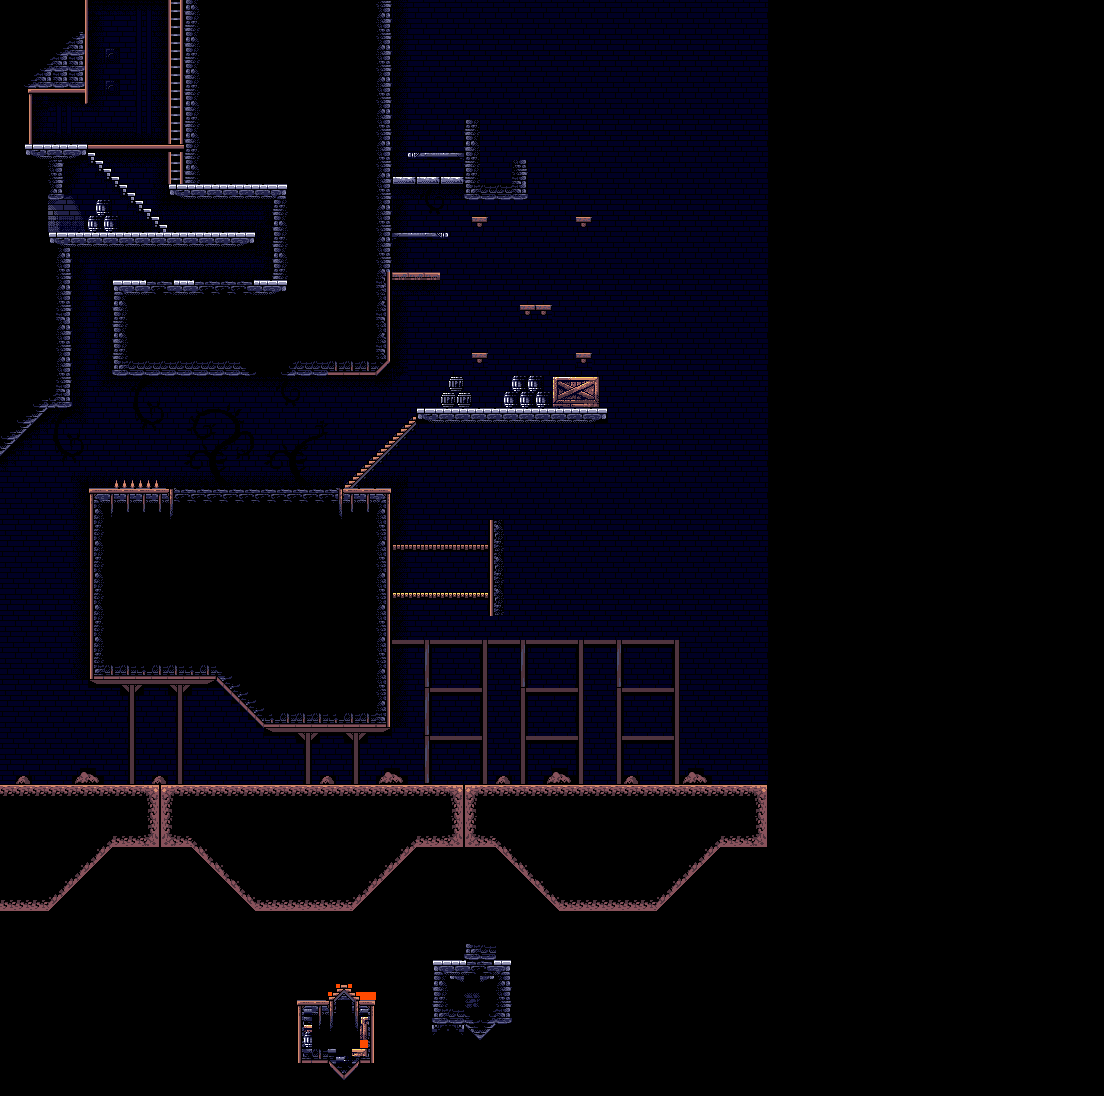

A 2D game scene composited from a Tiled map and its tileset images. What follows is a short description and the map's XML, with each tile layer's data collapsed to a summary:
An orthogonal 138x137 tile map with 8x8 px tiles, 4 tile layers (black backdrop, background, background ornaments, foreground).

<map version="1.10" tiledversion="1.11.0" orientation="orthogonal" renderorder="right-down" width="138" height="137" tilewidth="8" tileheight="8" infinite="0" nextlayerid="5" nextobjectid="1">
 <tileset firstgid="1" source="inmost.tiles.tsx" />
 <layer id="1" name="black backdrop" width="138" height="137">
  <data>[18906 cells, 18906 non-empty, 1 distinct tile ids]</data>
 </layer>
 <layer id="3" name="background" width="138" height="137">
  <data>[18906 cells, 8436 non-empty, 32 distinct tile ids]</data>
 </layer>
 <layer id="4" name="background ornaments" width="138" height="137">
  <data>[18906 cells, 137 non-empty, 71 distinct tile ids]</data>
 </layer>
 <layer id="2" name="foreground" width="138" height="137">
  <data>[18906 cells, 4082 non-empty, 340 distinct tile ids]</data>
 </layer>
</map>
